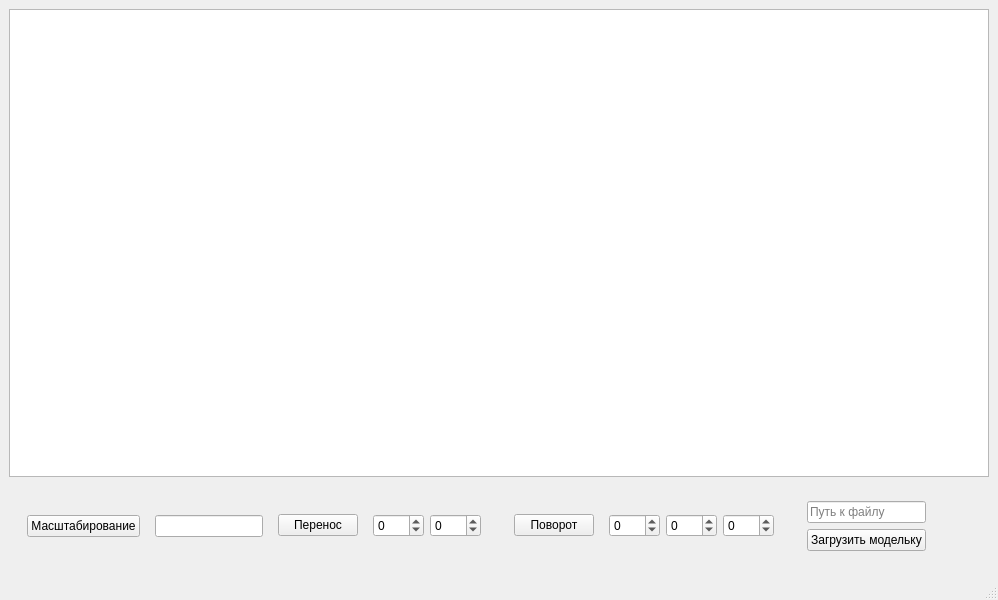
<?xml version="1.0" encoding="UTF-8"?>
<ui version="4.0">
 <class>MainWindow</class>
 <widget class="QMainWindow" name="MainWindow">
  <property name="geometry">
   <rect>
    <x>0</x>
    <y>0</y>
    <width>998</width>
    <height>600</height>
   </rect>
  </property>
  <property name="windowTitle">
   <string>MainWindow</string>
  </property>
  <widget class="QWidget" name="centralwidget">
   <layout class="QVBoxLayout" name="verticalLayout_4">
    <item>
     <widget class="QGraphicsView" name="graphicsView"/>
    </item>
    <item>
     <widget class="QWidget" name="widget" native="true">
      <property name="sizePolicy">
       <sizepolicy hsizetype="Maximum" vsizetype="Maximum">
        <horstretch>0</horstretch>
        <verstretch>0</verstretch>
       </sizepolicy>
      </property>
      <layout class="QHBoxLayout" name="horizontalLayout">
       <item>
        <widget class="QWidget" name="widget_6" native="true">
         <property name="sizePolicy">
          <sizepolicy hsizetype="Maximum" vsizetype="Maximum">
           <horstretch>0</horstretch>
           <verstretch>0</verstretch>
          </sizepolicy>
         </property>
         <layout class="QHBoxLayout" name="horizontalLayout_4">
          <item>
           <widget class="QPushButton" name="scale_btn">
            <property name="sizePolicy">
             <sizepolicy hsizetype="Maximum" vsizetype="Maximum">
              <horstretch>0</horstretch>
              <verstretch>0</verstretch>
             </sizepolicy>
            </property>
            <property name="text">
             <string>Масштабирование</string>
            </property>
           </widget>
          </item>
         </layout>
        </widget>
       </item>
       <item>
        <widget class="QLineEdit" name="lineEdit">
         <property name="sizePolicy">
          <sizepolicy hsizetype="Preferred" vsizetype="Fixed">
           <horstretch>0</horstretch>
           <verstretch>0</verstretch>
          </sizepolicy>
         </property>
         <property name="inputMask">
          <string>999</string>
         </property>
        </widget>
       </item>
       <item>
        <widget class="QWidget" name="widget_4" native="true">
         <property name="sizePolicy">
          <sizepolicy hsizetype="Maximum" vsizetype="Maximum">
           <horstretch>0</horstretch>
           <verstretch>0</verstretch>
          </sizepolicy>
         </property>
         <layout class="QHBoxLayout" name="horizontalLayout_3">
          <item>
           <widget class="QPushButton" name="move_btn">
            <property name="sizePolicy">
             <sizepolicy hsizetype="Maximum" vsizetype="Maximum">
              <horstretch>0</horstretch>
              <verstretch>0</verstretch>
             </sizepolicy>
            </property>
            <property name="text">
             <string>Перенос</string>
            </property>
           </widget>
          </item>
          <item>
           <widget class="QWidget" name="widget_5" native="true">
            <property name="sizePolicy">
             <sizepolicy hsizetype="Maximum" vsizetype="Maximum">
              <horstretch>0</horstretch>
              <verstretch>0</verstretch>
             </sizepolicy>
            </property>
            <layout class="QHBoxLayout" name="horizontalLayout_6">
             <item>
              <widget class="QSpinBox" name="spinBox_x">
               <property name="sizePolicy">
                <sizepolicy hsizetype="Preferred" vsizetype="Preferred">
                 <horstretch>0</horstretch>
                 <verstretch>0</verstretch>
                </sizepolicy>
               </property>
               <property name="minimum">
                <number>-100</number>
               </property>
               <property name="maximum">
                <number>100</number>
               </property>
              </widget>
             </item>
             <item>
              <widget class="QSpinBox" name="spinBox_y">
               <property name="minimum">
                <number>-100</number>
               </property>
               <property name="maximum">
                <number>100</number>
               </property>
              </widget>
             </item>
            </layout>
           </widget>
          </item>
         </layout>
        </widget>
       </item>
       <item>
        <widget class="QWidget" name="widget_2" native="true">
         <property name="sizePolicy">
          <sizepolicy hsizetype="Maximum" vsizetype="Maximum">
           <horstretch>0</horstretch>
           <verstretch>0</verstretch>
          </sizepolicy>
         </property>
         <layout class="QHBoxLayout" name="horizontalLayout_2">
          <item>
           <widget class="QPushButton" name="rotate_btn">
            <property name="sizePolicy">
             <sizepolicy hsizetype="Maximum" vsizetype="Maximum">
              <horstretch>0</horstretch>
              <verstretch>0</verstretch>
             </sizepolicy>
            </property>
            <property name="text">
             <string>Поворот</string>
            </property>
           </widget>
          </item>
          <item>
           <widget class="QWidget" name="widget_3" native="true">
            <property name="sizePolicy">
             <sizepolicy hsizetype="Maximum" vsizetype="Maximum">
              <horstretch>0</horstretch>
              <verstretch>0</verstretch>
             </sizepolicy>
            </property>
            <layout class="QHBoxLayout" name="horizontalLayout_5">
             <item>
              <widget class="QSpinBox" name="spinBox_xdg">
               <property name="minimum">
                <number>-180</number>
               </property>
               <property name="maximum">
                <number>180</number>
               </property>
              </widget>
             </item>
             <item>
              <widget class="QSpinBox" name="spinBox_ydg">
               <property name="minimum">
                <number>-180</number>
               </property>
               <property name="maximum">
                <number>180</number>
               </property>
              </widget>
             </item>
             <item>
              <widget class="QSpinBox" name="spinBox_zdg">
               <property name="minimum">
                <number>-180</number>
               </property>
               <property name="maximum">
                <number>180</number>
               </property>
              </widget>
             </item>
            </layout>
           </widget>
          </item>
         </layout>
        </widget>
       </item>
       <item>
        <widget class="QWidget" name="widget_7" native="true">
         <layout class="QVBoxLayout" name="verticalLayout">
          <item>
           <widget class="QLineEdit" name="filepath">
            <property name="placeholderText">
             <string>Путь к файлу</string>
            </property>
           </widget>
          </item>
          <item>
           <widget class="QPushButton" name="load_btn">
            <property name="text">
             <string>Загрузить модельку</string>
            </property>
           </widget>
          </item>
         </layout>
        </widget>
       </item>
      </layout>
     </widget>
    </item>
   </layout>
  </widget>
  <widget class="QMenuBar" name="menubar">
   <property name="geometry">
    <rect>
     <x>0</x>
     <y>0</y>
     <width>998</width>
     <height>24</height>
    </rect>
   </property>
  </widget>
  <widget class="QStatusBar" name="statusbar"/>
 </widget>
 <resources/>
 <connections/>
</ui>
